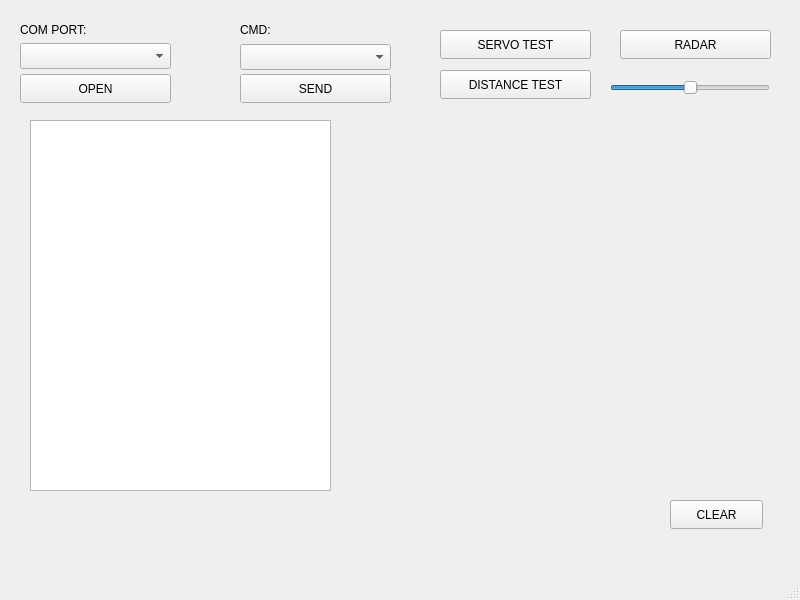
<?xml version="1.0" encoding="UTF-8"?>
<ui version="4.0">
 <class>QForm1</class>
 <widget class="QMainWindow" name="QForm1">
  <property name="geometry">
   <rect>
    <x>0</x>
    <y>0</y>
    <width>800</width>
    <height>600</height>
   </rect>
  </property>
  <property name="windowTitle">
   <string>QForm1</string>
  </property>
  <widget class="QWidget" name="centralwidget">
   <widget class="QPushButton" name="pushButton">
    <property name="geometry">
     <rect>
      <x>20</x>
      <y>74</y>
      <width>151</width>
      <height>29</height>
     </rect>
    </property>
    <property name="text">
     <string>OPEN</string>
    </property>
   </widget>
   <widget class="QComboBox" name="comboBox">
    <property name="geometry">
     <rect>
      <x>20</x>
      <y>43</y>
      <width>151</width>
      <height>26</height>
     </rect>
    </property>
   </widget>
   <widget class="QLabel" name="label">
    <property name="geometry">
     <rect>
      <x>20</x>
      <y>20</y>
      <width>151</width>
      <height>20</height>
     </rect>
    </property>
    <property name="text">
     <string>COM PORT:</string>
    </property>
   </widget>
   <widget class="QComboBox" name="comboBox_2">
    <property name="geometry">
     <rect>
      <x>240</x>
      <y>44</y>
      <width>151</width>
      <height>26</height>
     </rect>
    </property>
   </widget>
   <widget class="QLabel" name="label_2">
    <property name="geometry">
     <rect>
      <x>240</x>
      <y>20</y>
      <width>63</width>
      <height>20</height>
     </rect>
    </property>
    <property name="text">
     <string>CMD:</string>
    </property>
   </widget>
   <widget class="QPushButton" name="pushButton_2">
    <property name="geometry">
     <rect>
      <x>240</x>
      <y>74</y>
      <width>151</width>
      <height>29</height>
     </rect>
    </property>
    <property name="text">
     <string>SEND</string>
    </property>
   </widget>
   <widget class="QPlainTextEdit" name="plainTextEdit">
    <property name="geometry">
     <rect>
      <x>30</x>
      <y>120</y>
      <width>301</width>
      <height>371</height>
     </rect>
    </property>
   </widget>
   <widget class="QPushButton" name="pushButton_3">
    <property name="geometry">
     <rect>
      <x>670</x>
      <y>500</y>
      <width>93</width>
      <height>29</height>
     </rect>
    </property>
    <property name="text">
     <string>CLEAR</string>
    </property>
   </widget>
   <widget class="QPushButton" name="pushButton_4">
    <property name="geometry">
     <rect>
      <x>440</x>
      <y>70</y>
      <width>151</width>
      <height>29</height>
     </rect>
    </property>
    <property name="text">
     <string>DISTANCE TEST</string>
    </property>
   </widget>
   <widget class="QSlider" name="horizontalSlider">
    <property name="geometry">
     <rect>
      <x>610</x>
      <y>80</y>
      <width>160</width>
      <height>16</height>
     </rect>
    </property>
    <property name="minimum">
     <number>0</number>
    </property>
    <property name="maximum">
     <number>180</number>
    </property>
    <property name="sliderPosition">
     <number>90</number>
    </property>
    <property name="tracking">
     <bool>false</bool>
    </property>
    <property name="orientation">
     <enum>Qt::Horizontal</enum>
    </property>
   </widget>
   <widget class="QPushButton" name="pushButton_5">
    <property name="geometry">
     <rect>
      <x>440</x>
      <y>30</y>
      <width>151</width>
      <height>29</height>
     </rect>
    </property>
    <property name="text">
     <string>SERVO TEST</string>
    </property>
   </widget>
   <widget class="QWidget" name="widget" native="true">
    <property name="geometry">
     <rect>
      <x>370</x>
      <y>118</y>
      <width>391</width>
      <height>371</height>
     </rect>
    </property>
   </widget>
   <widget class="QPushButton" name="pushButton_6">
    <property name="geometry">
     <rect>
      <x>620</x>
      <y>30</y>
      <width>151</width>
      <height>29</height>
     </rect>
    </property>
    <property name="text">
     <string>RADAR</string>
    </property>
   </widget>
  </widget>
  <widget class="QMenuBar" name="menubar">
   <property name="geometry">
    <rect>
     <x>0</x>
     <y>0</y>
     <width>800</width>
     <height>21</height>
    </rect>
   </property>
  </widget>
  <widget class="QStatusBar" name="statusbar"/>
 </widget>
 <resources/>
 <connections/>
</ui>
